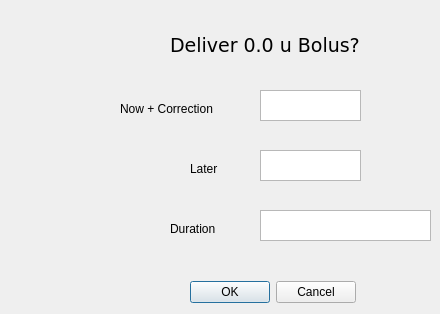
    <widget class="QWidget" name="finalBolusConfirmPage">
     <widget class="QLabel" name="label_71">
      <property name="geometry">
       <rect>
        <x>170</x>
        <y>30</y>
        <width>201</width>
        <height>31</height>
       </rect>
      </property>
      <property name="font">
       <font>
        <family>DejaVu Sans</family>
        <pointsize>14</pointsize>
       </font>
      </property>
      <property name="text">
       <string>Deliver 0.0 u Bolus?</string>
      </property>
     </widget>
     <widget class="QLabel" name="label_72">
      <property name="geometry">
       <rect>
        <x>120</x>
        <y>100</y>
        <width>121</width>
        <height>17</height>
       </rect>
      </property>
      <property name="text">
       <string>Now + Correction</string>
      </property>
     </widget>
     <widget class="QLabel" name="label_73">
      <property name="geometry">
       <rect>
        <x>190</x>
        <y>160</y>
        <width>41</width>
        <height>17</height>
       </rect>
      </property>
      <property name="text">
       <string>Later</string>
      </property>
     </widget>
     <widget class="QLabel" name="label_74">
      <property name="geometry">
       <rect>
        <x>170</x>
        <y>220</y>
        <width>71</width>
        <height>17</height>
       </rect>
      </property>
      <property name="text">
       <string>Duration</string>
      </property>
     </widget>
     <widget class="QTextEdit" name="bolusNowAndCorrectionLabel">
      <property name="geometry">
       <rect>
        <x>260</x>
        <y>90</y>
        <width>101</width>
        <height>31</height>
       </rect>
      </property>
      <property name="readOnly">
       <bool>true</bool>
      </property>
     </widget>
     <widget class="QTextEdit" name="bolusLaterLabel">
      <property name="geometry">
       <rect>
        <x>260</x>
        <y>150</y>
        <width>101</width>
        <height>31</height>
       </rect>
      </property>
      <property name="readOnly">
       <bool>true</bool>
      </property>
     </widget>
     <widget class="QTextEdit" name="finalTimeDurationLabel">
      <property name="geometry">
       <rect>
        <x>260</x>
        <y>210</y>
        <width>171</width>
        <height>31</height>
       </rect>
      </property>
      <property name="readOnly">
       <bool>true</bool>
      </property>
     </widget>
     <widget class="QDialogButtonBox" name="finalConfirmBolusButtonBox">
      <property name="geometry">
       <rect>
        <x>190</x>
        <y>280</y>
        <width>166</width>
        <height>25</height>
       </rect>
      </property>
      <property name="standardButtons">
       <set>QDialogButtonBox::Cancel|QDialogButtonBox::Ok</set>
      </property>
     </widget>
    </widget>
